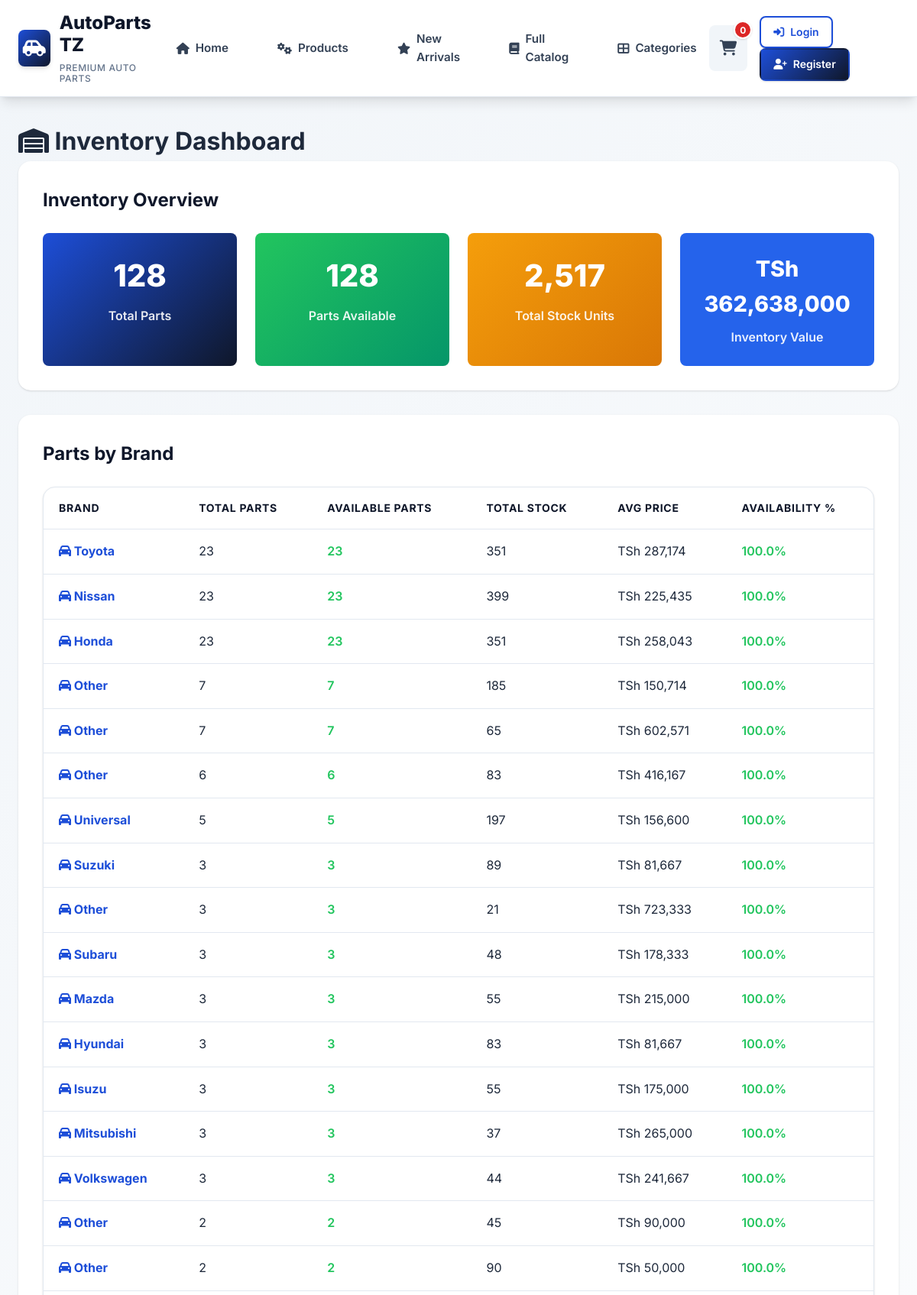
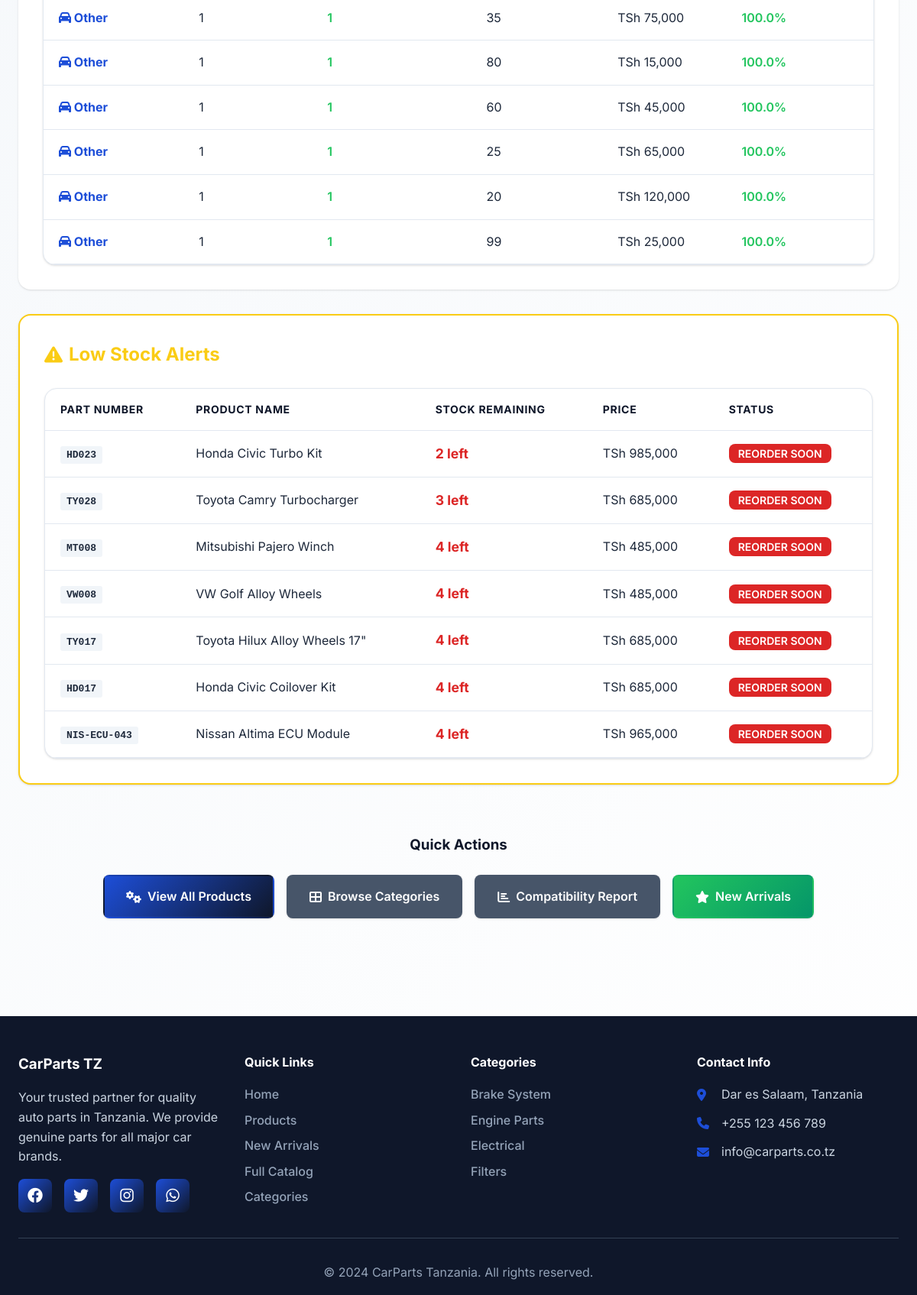
/inventory_dashboard.php, run on the app's committed database (2 pictures, top to bottom).
### tables this page shows
CREATE TABLE `products` (
  `id` int(11) NOT NULL,
  `part_number` varchar(50) NOT NULL,
  `name` varchar(200) NOT NULL,
  `description` text DEFAULT NULL,
  `category_id` int(11) DEFAULT NULL,
  `price` decimal(10,2) NOT NULL,
  `stock_quantity` int(11) DEFAULT 0,
  `image_url` varchar(255) DEFAULT NULL,
  `is_featured` tinyint(1) DEFAULT 0,
  `created_at` timestamp NOT NULL DEFAULT current_timestamp()
);

### includes/functions.php (called while the page is built, shortened)
<?php
function formatPrice($price) {
    return 'TSh ' . number_format($price, 0, '.', ',');
}
?>

### inventory_dashboard.php (the view, shortened to what this page needs)
<?php
require_once 'includes/functions.php';
$database = new Database();
$db = $database->getConnection();
$stats_query = "
    SELECT
        COUNT(*) as total_parts,
        SUM(stock_quantity) as total_stock,
        AVG(stock_quantity) as avg_stock_per_part,
        COUNT(CASE WHEN stock_quantity > 0 THEN 1 END) as parts_in_stock,
        COUNT(CASE WHEN stock_quantity >= 10 THEN 1 END) as parts_well_stocked,
        COUNT(CASE WHEN is_featured = 1 THEN 1 END) as featured_parts,
        SUM(price * stock_quantity) as total_inventory_value
    FROM products
";
$stats_stmt = $db->prepare($stats_query);
$stats_stmt->execute();
$stats = $stats_stmt->fetch(PDO::FETCH_ASSOC);
$brand_query = "
    SELECT
        CASE
            WHEN SUBSTRING(part_number, 1, 2) = 'TY' THEN 'Toyota'
            WHEN SUBSTRING(part_number, 1, 2) = 'NS' THEN 'Nissan'
            WHEN SUBSTRING(part_number, 1, 2) = 'HD' THEN 'Honda'
            WHEN SUBSTRING(part_number, 1, 2) = 'MZ' THEN 'Mazda'
            WHEN SUBSTRING(part_number, 1, 2) = 'MT' THEN 'Mitsubishi'
            WHEN SUBSTRING(part_number, 1, 2) = 'SB' THEN 'Subaru'
            WHEN SUBSTRING(part_number, 1, 2) = 'IZ' THEN 'Isuzu'
            WHEN SUBSTRING(part_number, 1, 2) = 'SZ' THEN 'Suzuki'
            WHEN SUBSTRING(part_number, 1, 2) = 'HY' THEN 'Hyundai'
            WHEN SUBSTRING(part_number, 1, 2) = 'VW' THEN 'Volkswagen'
            WHEN SUBSTRING(part_number, 1, 2) = 'UN' THEN 'Universal'
            ELSE 'Other'
        END as brand_name,
        COUNT(*) as parts_count,
        SUM(stock_quantity) as total_stock,
        COUNT(CASE WHEN stock_quantity > 0 THEN 1 END) as available_parts,
        ROUND(AVG(price), 0) as avg_price
    FROM products
    GROUP BY SUBSTRING(part_number, 1, 2)
    ORDER BY parts_count DESC
";
$brand_stmt = $db->prepare($brand_query);
$brand_stmt->execute();
$brand_stats = $brand_stmt->fetchAll(PDO::FETCH_ASSOC);
$low_stock_query = "
    SELECT part_number, name, stock_quantity, price
    FROM products
    WHERE stock_quantity < 5 AND stock_quantity > 0
    ORDER BY stock_quantity ASC
    LIMIT 10
";
$low_stock_stmt = $db->prepare($low_stock_query);
$low_stock_stmt->execute();
$low_stock_items = $low_stock_stmt->fetchAll(PDO::FETCH_ASSOC);
include 'includes/header.php';
?>
<main>
    <div class="container" style="padding: 2rem 1.5rem;">
        <h1><i class="fas fa-warehouse"></i> Inventory Dashboard</h1>
        <div style="background: var(--white); border-radius: var(--border-radius-xl); padding: 2rem; margin-bottom: 2rem; box-shadow: var(--shadow);">
            <h2 style="margin-bottom: 1.5rem; color: var(--gray-900);">Inventory Overview</h2>
            <div style="display: grid; grid-template-columns: repeat(auto-fit, minmax(200px, 1fr)); gap: 1.5rem;">
                <div style="text-align: center; padding: 1.5rem; background: linear-gradient(135deg, var(--primary-color), var(--primary-dark)); color: var(--white); border-radius: var(--border-radius);">
                    <div style="font-size: 2.5rem; font-weight: 800; margin-bottom: 0.5rem;">
                        <?php echo number_format($stats['total_parts']); ?>
                    </div>
                    <div style="font-weight: 600; opacity: 0.9;">Total Parts</div>
                </div>
                <div style="text-align: center; padding: 1.5rem; background: linear-gradient(135deg, var(--success-color), #059669); color: var(--white); border-radius: var(--border-radius);">
                    <div style="font-size: 2.5rem; font-weight: 800; margin-bottom: 0.5rem;">
                        <?php echo number_format($stats['parts_in_stock']); ?>
                    </div>
                    <div style="font-weight: 600; opacity: 0.9;">Parts Available</div>
                </div>
                <div style="text-align: center; padding: 1.5rem; background: linear-gradient(135deg, var(--secondary-color), #d97706); color: var(--white); border-radius: var(--border-radius);">
                    <div style="font-size: 2.5rem; font-weight: 800; margin-bottom: 0.5rem;">
                        <?php echo number_format($stats['total_stock']); ?>
                    </div>
                    <div style="font-weight: 600; opacity: 0.9;">Total Stock Units</div>
                </div>
                <div style="text-align: center; padding: 1.5rem; background: linear-gradient(135deg, var(--info-color), #2563eb); color: var(--white); border-radius: var(--border-radius);">
                    <div style="font-size: 1.8rem; font-weight: 800; margin-bottom: 0.5rem;">
                        <?php echo formatPrice($stats['total_inventory_value']); ?>
                    </div>
                    <div style="font-weight: 600; opacity: 0.9;">Inventory Value</div>
                </div>
            </div>
        </div>
        <div style="background: var(--white); border-radius: var(--border-radius-xl); padding: 2rem; margin-bottom: 2rem; box-shadow: var(--shadow);">
            <h2 style="margin-bottom: 1.5rem; color: var(--gray-900);">Parts by Brand</h2>
            <div class="data-table">
                <table>
                    <thead>
                        <tr>
                            <th>Brand</th>
                            <th>Total Parts</th>
                            <th>Available Parts</th>
                            <th>Total Stock</th>
                            <th>Avg Price</th>
                            <th>Availability %</th>
                        </tr>
                    </thead>
                    <tbody>
                        <?php foreach ($brand_stats as $brand): ?>
                            <tr>
                                <td>
                                    <strong style="color: var(--primary-color);">
                                        <i class="fas fa-car"></i> <?php echo htmlspecialchars($brand['brand_name']); ?>
                                    </strong>
                                </td>
                                <td><?php echo number_format($brand['parts_count']); ?></td>
                                <td>
                                    <span style="color: var(--success-color); font-weight: 600;">
                                        <?php echo number_format($brand['available_parts']); ?>
                                    </span>
                                </td>
                                <td><?php echo number_format($brand['total_stock']); ?></td>
                                <td><?php echo formatPrice($brand['avg_price']); ?></td>
                                <td>
                                    <?php
                                    $availability = ($brand['available_parts'] / $brand['parts_count']) * 100;
                                    $color = $availability >= 90 ? 'var(--success-color)' :
                                            ($availability >= 70 ? 'var(--warning-color)' : 'var(--danger-color)');
                                    ?>
                                    <span style="color: <?php echo $color; ?>; font-weight: 600;">
                                        <?php echo number_format($availability, 1); ?>%
                                    </span>
                                </td>
                            </tr>
                        <?php endforeach; ?>
                    </tbody>
                </table>
            </div>
        </div>
        <?php if (!empty($low_stock_items)): ?>
            <div style="background: var(--white); border: 2px solid var(--warning-color); border-radius: var(--border-radius-xl); padding: 2rem; margin-bottom: 2rem; box-shadow: var(--shadow);">
                <h2 style="margin-bottom: 1.5rem; color: var(--warning-color); display: flex; align-items: center; gap: 0.5rem;">
                    <i class="fas fa-exclamation-triangle"></i> Low Stock Alerts
                </h2>
                <div class="data-table">
                    <table>
                        <thead>
                            <tr>
                                <th>Part Number</th>
                                <th>Product Name</th>
                                <th>Stock Remaining</th>
                                <th>Price</th>
                                <th>Status</th>
                            </tr>
                        </thead>
                        <tbody>
                            <?php foreach ($low_stock_items as $item): ?>
                                <tr>
                                    <td>
                                        <code style="background: var(--gray-100); padding: 0.25rem 0.5rem; border-radius: 3px; font-weight: 600;">
                                            <?php echo htmlspecialchars($item['part_number']); ?>
                                        </code>
                                    </td>
                                    <td><?php echo htmlspecialchars($item['name']); ?></td>
                                    <td>
                                        <span style="color: var(--danger-color); font-weight: 700; font-size: 1.1rem;">
                                            <?php echo $item['stock_quantity']; ?> left
                                        </span>
                                    </td>
                                    <td><?php echo formatPrice($item['price']); ?></td>
                                    <td>
                                        <span style="background: var(--danger-color); color: var(--white); padding: 0.25rem 0.75rem; border-radius: var(--border-radius); font-weight: 600; font-size: 0.875rem;">
                                            REORDER SOON
                                        </span>
                                    </td>
                                </tr>
                            <?php endforeach; ?>
                        </tbody>
                    </table>
                </div>
            </div>
        <?php endif; ?>
        <div style="background: var(--gray-50); border-radius: var(--border-radius-xl); padding: 2rem; text-align: center;">
            <h3 style="margin-bottom: 1.5rem; color: var(--gray-900);">Quick Actions</h3>
            <div style="display: flex; gap: 1rem; justify-content: center; flex-wrap: wrap;">
                <a href="products.php" class="btn btn-primary">
                    <i class="fas fa-cogs"></i> View All Products
                </a>
                <a href="categories.php" class="btn btn-secondary">
                    <i class="fas fa-th-large"></i> Browse Categories
                </a>
                <a href="compatibility_report.php" class="btn btn-secondary">
                    <i class="fas fa-chart-bar"></i> Compatibility Report
                </a>
                <a href="new_arrivals.php" class="btn btn-success">
                    <i class="fas fa-star"></i> New Arrivals
                </a>
            </div>
        </div>
    </div>
</main>
<?php include 'includes/footer.php'; ?>

### data on the page
products: part_number "HD023", name "Honda Civic Turbo Kit", stock_quantity "2", price "TSh 985,000"
products: part_number "TY028", name "Toyota Camry Turbocharger", stock_quantity "3", price "TSh 685,000"
products: part_number "MT008", name "Mitsubishi Pajero Winch", stock_quantity "4", price "TSh 485,000"
products: part_number "VW008", name "VW Golf Alloy Wheels", stock_quantity "4", price "TSh 485,000"
products: part_number "TY017", name "Toyota Hilux Alloy Wheels 17\"", stock_quantity "4", price "TSh 685,000"
products: part_number "HD017", name "Honda Civic Coilover Kit", stock_quantity "4", price "TSh 685,000"
products: part_number "NIS-ECU-043", name "Nissan Altima ECU Module", stock_quantity "4", price "TSh 965,000"

### other printed values
getCartItemCount() "0"
$stats['total_parts'] "128"
$stats['parts_in_stock'] "128"
$stats['total_stock'] "2,517"
formatPrice($stats['total_inventory_value']) "TSh 362,638,000"
$brand['brand_name'] "Toyota"
$brand['parts_count'] "23"
$brand['available_parts'] "23"
$brand['total_stock'] "351"
formatPrice($brand['avg_price']) "TSh 287,174"
$availability "100.0"
$brand['brand_name'] "Nissan"
$brand['total_stock'] "399"
formatPrice($brand['avg_price']) "TSh 225,435"
$brand['brand_name'] "Honda"
